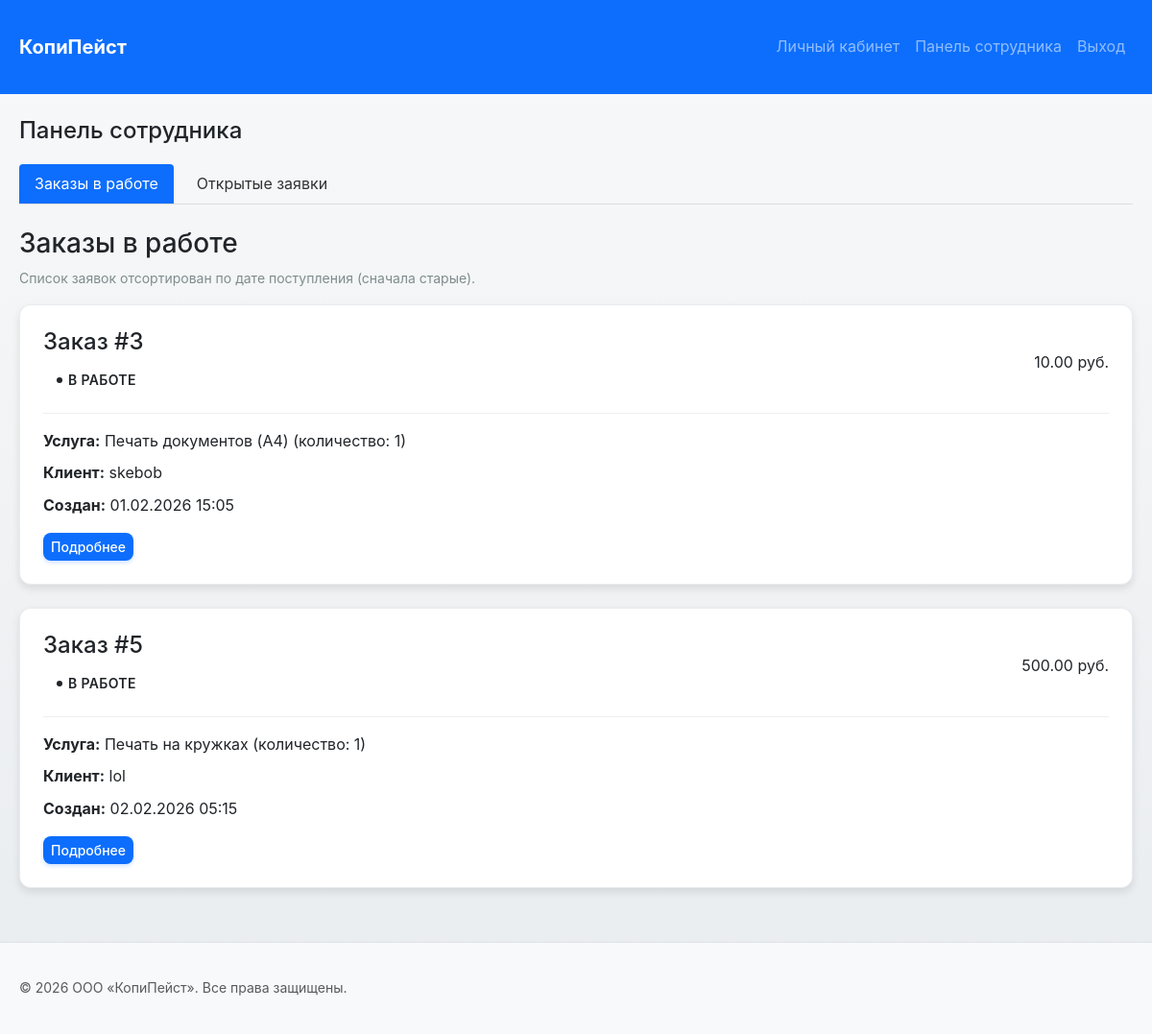
The app's page /employee/index.php (signed in) with its own data.
### tables this page shows
CREATE TABLE `order_` (
  `order_id` int NOT NULL,
  `service_list` text NOT NULL,
  `price` decimal(10,2) NOT NULL,
  `status_id` int NOT NULL,
  `user_id` int NOT NULL,
  `executor_id` int DEFAULT NULL,
  `created_date` timestamp NULL DEFAULT CURRENT_TIMESTAMP
);

CREATE TABLE `status` (
  `status_id` int NOT NULL,
  `status_name` varchar(50) NOT NULL
);

CREATE TABLE `user_` (
  `id_user` int NOT NULL,
  `login` varchar(30) NOT NULL,
  `password` varchar(255) NOT NULL,
  `phone_number` varchar(11) NOT NULL,
  `role_id` int NOT NULL,
  `location_id` int DEFAULT NULL COMMENT 'ID закрепленного копицентра для сотрудника'
);

### function/auth.php (called while the page is built, shortened)
<?php
function getUserLocationId() {
    return $_SESSION['location_id'] ?? null;
}

### function/helpers.php (called while the page is built, shortened)
<?php
function formatPrice(float|int $price): string
{
    return number_format($price, 2, '.', ' ') . ' руб.';
}
function formatDateTime(?string $datetime): string
{
    try {
        $dt = new DateTime($datetime);
        return $dt->format('d.m.Y H:i');
    } catch (Exception) {
        return '-';
    }
}
function getStatusBadgeClass($statusId) {
    $classes = [
        1 => 'status-pending',
        2 => 'status-paid',
        3 => 'status-completed',
        4 => 'status-closed',
        5 => 'status-cancelled'
    ];
    return $classes[$statusId] ?? 'status-default';
}

### employee/index.php (the view, shortened to what this page needs)
<?php
require_once __DIR__ . '/../function/connect.php';
require_once __DIR__ . '/../function/auth.php';
require_once __DIR__ . '/../function/helpers.php';
$tab = $_GET['tab'] ?? 'in_progress';
$employeeLocationId = getUserLocationId();
$ordersInProgress = [];
$ordersOpen = [];
if ($employeeLocationId) {
    $stmt = $pdo->prepare("SELECT o.*, s.status_name, s.status_id, u.login as client_login
                                     FROM order_ o
                                     JOIN status s ON o.status_id = s.status_id
                                     JOIN user_ u ON o.user_id = u.id_user
                                     WHERE o.status_id = 6 AND o.executor_id = ?
                                     ORDER BY o.created_date ASC");
    $stmt->execute([$_SESSION['user_id']]);
    $ordersInProgress = $stmt->fetchAll();
    $stmt = $pdo->prepare("SELECT o.*, s.status_name, s.status_id, u.login as client_login
                               FROM order_ o
                               JOIN status s ON o.status_id = s.status_id
                               JOIN user_ u ON o.user_id = u.id_user
                               JOIN order_address oa ON o.order_id = oa.order_id
                               WHERE o.status_id IN (1, 2) AND oa.location_id = ?
                               ORDER BY o.created_date ASC");
    $stmt->execute([$employeeLocationId]);
    $ordersOpen = $stmt->fetchAll();
}
$orders = ($tab === 'open') ? $ordersOpen : $ordersInProgress;
$sectionTitle = ($tab === 'open') ? 'Открытые заявки' : 'Заказы в работе';
require_once __DIR__ . '/../function/layout_start.php';
?>
        <h2>Панель сотрудника</h2>
        <nav class="tabs">
            <a href="index.php?tab=in_progress" class="<?= $tab === 'in_progress' ? 'active' : '' ?>">Заказы в работе</a>
            <a href="index.php?tab=open" class="<?= $tab === 'open' ? 'active' : '' ?>">Открытые заявки</a>
        </nav>
        <section class="orders-section">
            <h3><?= htmlspecialchars($sectionTitle) ?></h3>
            <?php if (!$employeeLocationId): ?>
                <div class="alert alert-warning">
                    <i class="bi bi-exclamation-triangle-fill me-2"></i>
                    Вы не привязаны к копицентру. Заказы не отображаются. Обратитесь к администратору.
                </div>
            <?php else: ?>
            <p class="form-hint">Список заявок отсортирован по дате поступления (сначала старые).</p>
            <?php if (empty($orders)): ?>
                <p class="empty-state">Нет заявок в этом разделе.</p>
            <?php else: ?>
                <div class="orders-list">
                    <?php foreach($orders as $order): ?>
                        <div class="order-card">
                            <div class="order-header">
                                <div>
                                    <h4>Заказ #<?= $order['order_id'] ?></h4>
                                    <span class="status-badge <?= getStatusBadgeClass($order['status_id']) ?>">
                                        <?= htmlspecialchars($order['status_name']) ?>
                                    </span>
                                </div>
                                <div class="order-price">
                                    <?= formatPrice($order['price']) ?>
                                </div>
                            </div>
                            <div class="order-body">
                                <p><strong>Услуга:</strong> <?= htmlspecialchars($order['service_list']) ?></p>
                                <p><strong>Клиент:</strong> <?= htmlspecialchars($order['client_login']) ?></p>
                                <p><strong>Создан:</strong> <?= formatDateTime($order['created_date']) ?></p>
                            </div>
                            <div class="order-footer">
                                <a href="order_detail.php?id=<?= $order['order_id'] ?>" class="btn btn-sm btn-primary">Подробнее</a>
                            </div>
                        </div>
                    <?php endforeach; ?>
                </div>
            <?php endif; ?>
            <?php endif; ?>
        </section>
<?php require_once __DIR__ . '/../function/layout_end.php'; ?>

### css/style.css (style rules this page uses)
:root { --cp-primary: #0d6efd; --cp-primary-hover: #0b5ed7; --cp-primary-light: #cfe2ff; --cp-secondary: #6c757d; --cp-success: #198754; --cp-danger: #dc3545; --cp-warning: #ffc107; --cp-info: #0dcaf0; --cp-light: #f8f9fa; --cp-dark: #212529; --cp-gradient-primary: linear-gradient(135deg, #667eea 0%, #764ba2 100%); --cp-gradient-success: linear-gradient(135deg, #81FBB8 0%, #28C76F 100%); --cp-border: #dee2e6; --cp-border-light: #e9ecef; --cp-radius: 0.5rem; --cp-radius-sm: 0.25rem; --cp-radius-lg: 0.75rem; --cp-shadow: 0 0.125rem 0.25rem rgba(0, 0, 0, 0.075); --cp-shadow-md: 0 0.25rem 0.5rem rgba(0, 0, 0, 0.1); --cp-shadow-lg: 0 0.5rem 1rem rgba(0, 0, 0, 0.15); --cp-shadow-hover: 0 0.75rem 1.5rem rgba(0, 0, 0, 0.2); --cp-transition: all 0.3s cubic-bezier(0.4, 0, 0.2, 1); --cp-transition-fast: all 0.15s ease-in-out; --cp-font-sans: -apple-system, BlinkMacSystemFont, 'Segoe UI', Roboto, 'Helvetica Neue', Arial, sans-serif; --cp-font-mono: 'Monaco', 'Courier New', monospace; }
* { margin: 0; padding: 0; box-sizing: border-box; }
body, .site-body { font-family: var(--cp-font-sans); line-height: 1.6; color: var(--cp-dark); background: linear-gradient(to bottom, #f8f9fa 0%, #e9ecef 100%); min-height: 100vh; }
.site-main h2 { margin-bottom: 1.25rem; font-size: 1.5rem; color: var(--cp-dark); }
.btn { display: inline-flex; align-items: center; justify-content: center; gap: 0.5rem; padding: 0.625rem 1.25rem; background-color: var(--cp-primary); color: #fff; text-decoration: none; border: none; border-radius: var(--cp-radius); cursor: pointer; font-size: 1rem; font-weight: 500; transition: var(--cp-transition-fast); box-shadow: 0 2px 4px rgba(13, 110, 253, 0.2); position: relative; overflow: hidden; }
.btn::before { content: ''; position: absolute; top: 50%; left: 50%; width: 0; height: 0; border-radius: 50%; background: rgba(255, 255, 255, 0.3); transform: translate(-50%, -50%); transition: width 0.6s, height 0.6s; }
.btn-primary { background-color: var(--cp-primary); }
.btn-sm { padding: 0.25rem 0.5rem; font-size: 0.875rem; }
.form-hint, .order-total-hint { font-size: 0.875rem; color: #7f8c8d; margin-bottom: 1rem; }
.tabs { display: flex; gap: 0.5rem; margin-bottom: 1.5rem; border-bottom: 1px solid #ddd; }
.tabs a { padding: 0.5rem 1rem; text-decoration: none; color: #333; border-radius: 4px 4px 0 0; }
.tabs a.active { background: var(--cp-primary); color: #fff; border-bottom-color: transparent; }
.orders-list { display: grid; gap: 1.5rem; margin-bottom: 2rem; }
.order-card { background: #fff; padding: 1.5rem; border-radius: var(--cp-radius-lg); box-shadow: var(--cp-shadow-md); border: 1px solid var(--cp-border-light); transition: var(--cp-transition); position: relative; overflow: hidden; }
.order-card::after { content: ''; position: absolute; top: 0; right: 0; width: 4px; height: 100%; background: var(--cp-gradient-primary); opacity: 0; transition: opacity 0.3s ease; }
.order-header { display: flex; justify-content: space-between; align-items: center; margin-bottom: 1rem; padding-bottom: 1rem; border-bottom: 1px solid #eee; }
.order-body { margin-bottom: 1rem; }
.order-body p { margin-bottom: 0.5rem; }
.order-footer { display: flex; justify-content: space-between; align-items: center; gap: 1rem; flex-wrap: wrap; }
.status-badge { display: inline-flex; align-items: center; gap: 0.375rem; padding: 0.375rem 0.875rem; border-radius: 50rem; font-size: 0.875rem; font-weight: 600; text-transform: uppercase; letter-spacing: 0.025em; animation: fadeIn 0.3s ease-in; }
.status-badge::before { content: ''; width: 6px; height: 6px; border-radius: 50%; background: currentColor; animation: pulse 2s infinite; }

### records on screen
order_: order_id "3", status.status_name "В РАБОТЕ", price "10.00 руб.", service_list "Печать документов (A4) (количество: 1)", user.login "skebob", created_date "01.02.2026 15:05"
order_: order_id "5", status.status_name "В РАБОТЕ", price "500.00 руб.", service_list "Печать на кружках (количество: 1)", user.login "lol", created_date "02.02.2026 05:15"

### other values on screen
$sectionTitle "Заказы в работе"
